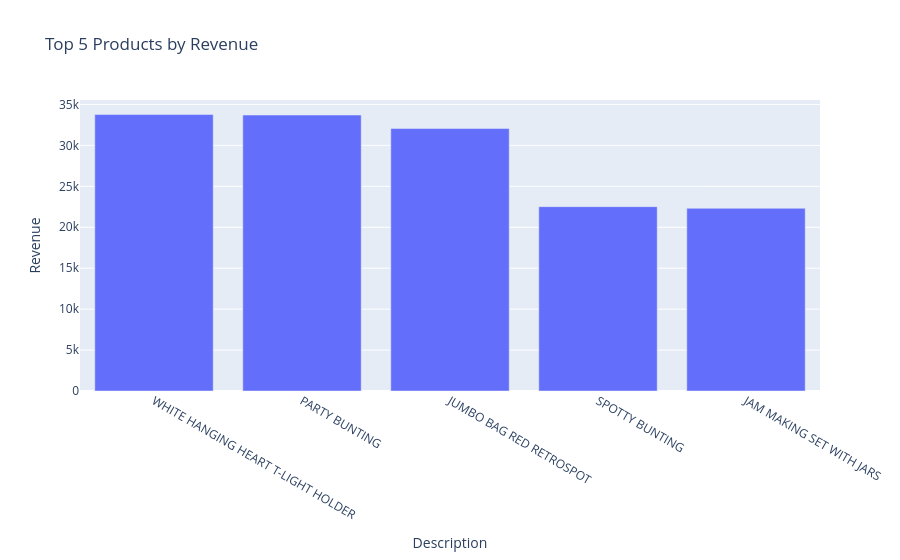

The notebook cell saved with this chart:
### Code cell
fig = px.bar(df.groupby('description')['revenue'].sum().sort_values(ascending = False).reset_index().head(), x = 'description',
             y = 'revenue', title = 'Top 5 Products by Revenue',
            labels={
                     "description": "Description",
                     "revenue": "Revenue"})
fig.show()

### Figure 1 — Plotly figure (JSON) as saved in the notebook; plotly's stock layout.template omitted (floating-point values rounded to 4 significant figures)
{"data": [{"alignmentgroup": "True", "hovertemplate": "Description=%{x}<br>Revenue=%{y}<extra></extra>", "legendgroup": "", "marker": {"color": "#636efa", "pattern": {"shape": ""}}, "name": "", "offsetgroup": "", "orientation": "v", "showlegend": false, "textposition": "auto", "type": "bar", "x": ["WHITE HANGING HEART T-LIGHT HOLDER", "PARTY BUNTING", "JUMBO BAG RED RETROSPOT", "SPOTTY BUNTING", "JAM MAKING SET WITH JARS"], "xaxis": "x", "y": [33760.0, 33700.0, 32050.0, 22520.0, 22310.0], "yaxis": "y"}], "layout": {"barmode": "relative", "legend": {"tracegroupgap": 0}, "title": {"text": "Top 5 Products by Revenue"}, "xaxis": {"anchor": "y", "domain": [0, 1], "title": {"text": "Description"}}, "yaxis": {"anchor": "x", "domain": [0, 1], "title": {"text": "Revenue"}}}}
